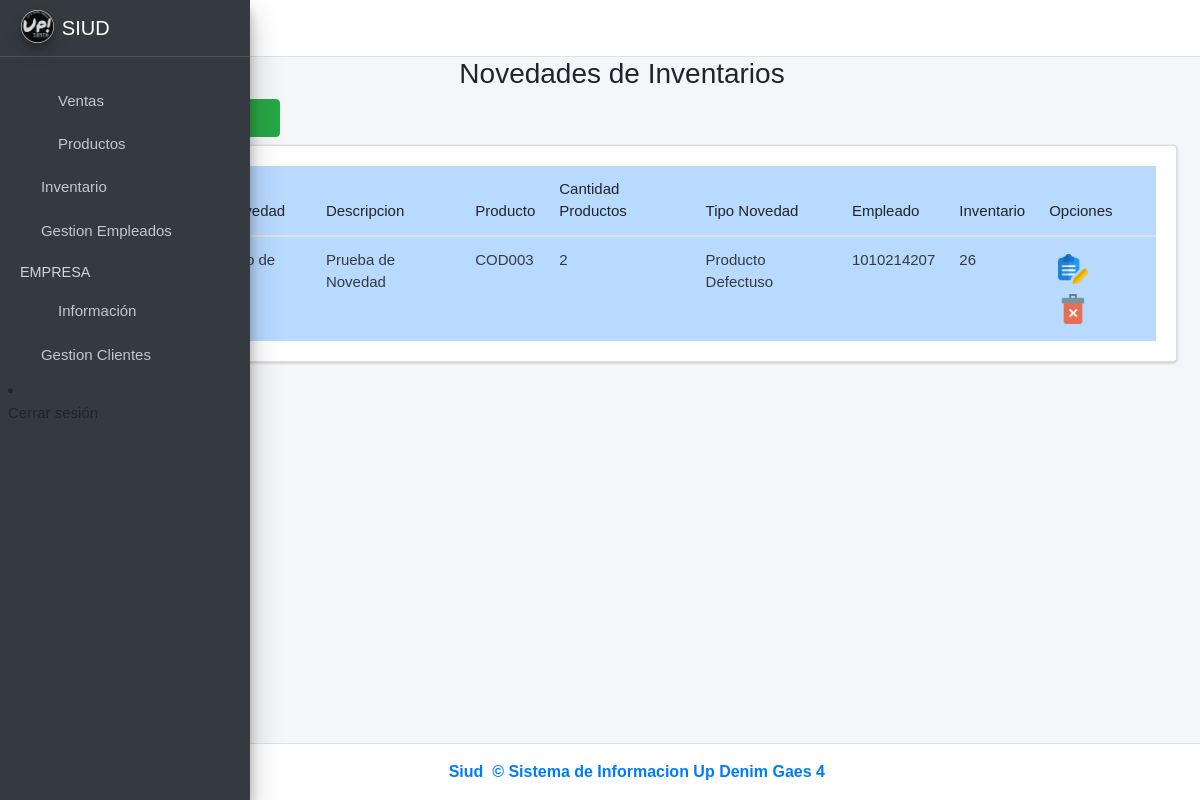
The page /novedades_Productos/ on the database its author committed.
### ventas/models.py (models this page shows, shortened)
class Novedadproducto(models.Model):
    idnovedad_producto = models.AutoField(primary_key=True)
    fecha_novedad = models.DateField(null=False, blank=False, default=timezone.now)
    descripcion = models.CharField(max_length=100, null=False)
    cantidad_productos = models.PositiveIntegerField()
    tiponovedad_producto = models.ForeignKey(Tiponovedadproducto, on_delete=models.CASCADE)
    cod_producto = models.ForeignKey(Producto, on_delete=models.CASCADE)
    cod_empleado = models.ForeignKey(Empleado, on_delete=models.CASCADE)
    idinventario = models.ForeignKey(Inventario, on_delete=models.CASCADE)
    created = models.DateTimeField(auto_now_add=True)
    updated = models.DateTimeField(auto_now=True)
    class Meta:
        verbose_name = 'novedadproducto'
        verbose_name_plural = 'novedadesproducto'

class Producto(models.Model):
    cod_producto = models.CharField(primary_key=True, unique=True, blank=False, null=False, max_length=15)
    nombre_producto = models.CharField(max_length=45, null=False)
    precio_venta = models.DecimalField(max_digits=10, decimal_places=2, null=False, blank=False)
    descripcion_producto = models.CharField(max_length=45)
    cantidad_productos = models.PositiveIntegerField(null=False)
    imagen = models.ImageField(upload_to='productos', null=True, blank=True)
    idcategoria_producto = models.ForeignKey(CategoriaProducto, on_delete=models.CASCADE)
    idtalla = models.ForeignKey(Talla, on_delete=models.CASCADE)
    created = models.DateTimeField(auto_now_add=True)
    updated = models.DateTimeField(auto_now=True)
    class Meta:
        verbose_name = 'producto'
        verbose_name_plural = 'productos'
    def __str__(self):
        return f"{self.cod_producto}"

class Tiponovedadproducto(models.Model):
    idtiponovedad_prodcuto = models.AutoField(primary_key=True)
    novedad_producto = models.CharField(max_length=45, unique=True)
    class Meta:
        verbose_name = 'Tiponovedadproducto'
        verbose_name_plural = 'Tiposnovedadproducto'
    def __str__(self):
        return f"{self.novedad_producto}"

class Empleado(models.Model):
    cod_empleado = models.IntegerField(primary_key=True, unique=True, blank=False, null=False)
    fecha_ingreso = models.DateField(null=False, blank=False)
    salario = models.FloatField(null=False, blank=False)
    fecha_nacimiento = models.DateField(null=False, blank=False)
    rh = models.CharField(null=False, blank=False, max_length=5)
    iddocumento = models.ForeignKey(Persona, on_delete=models.CASCADE)
    idarl = models.ForeignKey(Arl, on_delete=models.CASCADE)
    ideps = models.ForeignKey(Eps, on_delete=models.CASCADE)
    idfondo_pension = models.ForeignKey(FondoPension, on_delete=models.CASCADE)
    idcargo_empleado = models.ForeignKey(CargoEmpleado, on_delete=models.CASCADE)
    idusuario = models.ForeignKey(Usuarioid, on_delete=models.CASCADE)
    idrolusuario = models.ForeignKey(RolUsuario, on_delete=models.CASCADE)
    created = models.DateTimeField(auto_now_add=True)
    updated = models.DateTimeField(auto_now=True)
    class Meta:
        verbose_name = 'empleado'
        verbose_name_plural = 'empleados'
    def __str__(self):
        return f"{self.cod_empleado}"

class Inventario(models.Model):
    idinventario = models.AutoField(primary_key=True)
    fecha_inventario = models.DateField(null=False, blank=False, default=timezone.now)
    cantidad_productos = models.IntegerField(null=False, blank=False)
    cod_producto = models.ForeignKey(Producto, on_delete=models.CASCADE)
    idtipo_movimiento = models.ForeignKey(Tipomovimiento, on_delete=models.CASCADE)
    cod_empleado = models.ForeignKey(Empleado, on_delete=models.CASCADE)
    idtalla = models.ForeignKey(Talla, on_delete=models.CASCADE)
    idubicacion_inventario = models.ForeignKey(Ubicacioninventario, on_delete=models.CASCADE)
    created = models.DateTimeField(auto_now_add=True)
    updated = models.DateTimeField(auto_now=True)
    class Meta:
        verbose_name = 'inventario'
        verbose_name_plural = 'inventarios'
    def __str__(self):
        return f"{self.idinventario}"

### ventas/views.py (the view)
# urls.py: path('novedades_Productos/', views.novedad_Producto_vista, name='novedadesProductos'),
def novedad_Producto_vista(request):
    novedadproducto = Novedadproducto.objects.all()
    tiponovedad = Tiponovedadproducto.objects.all()
    inventario = Inventario.objects.all()
    estadopqrs = EstadoPQR.objects.all()
    empleado = Empleado.objects.all()
    cliente = Cliente.objects.all()
    form_personal = AgregarNovedadProductoForm()
    context ={
        'novedadproducto' : novedadproducto,
        'tiponovedad' : tiponovedad,
         'empleado' : empleado,
         'estadopqrs': estadopqrs,
         'cliente' : cliente,
         'inventario' : inventario,
        'form_personal' : form_personal,
    }
    return render(request, 'novedadesproductos.html', context)

### ventas/templates/novedadesproductos.html (shortened to what this page needs)
{% extends "base.html" %}
{% load static %}
{% load widget_tweaks %}
{% block content %}
<link rel="stylesheet" href="{% static 'index/css/b4.css' %}">
<div class="row">
    <div class="col-md-12">
        <h3 class="text-center">Novedades de Inventarios   <i class="fas fa-users"></i></h3> <! -- Es para cambiar el icono xd -- >
        <div class="col-md-3 pb-2">
            <a href="#AgregarPersonalModal"
                data-toggle="modal" data-dismiss="modal">
                <button type="button" class="btn btn-success">
                    <i class="fas fa-plus-circle"></i>
                </button>
            </a>
        </div>
        <div class="card card-body" style="overflow:scroll">
            <table class="table table-hover table-primary" id="myTable">
                <thead>
                    <tr>
                        <th># ID</th>
                        <th>Fecha Novedad</th>
                        <th>Descripcion</th>
                        <th>Producto</th>
                        <th>Cantidad Productos</th>
                        <th>Tipo Novedad</th>
                        <th>Empleado</th>
                        <th>Inventario</th>
                        <th>Opciones</th>
                    </tr>
                </thead>
                <tbody class="text-dark">
                    {% for i in novedadproducto %}
                    <tr>
                        <td>{{forloop.counter}}</td>
                        <td>{{i.fecha_novedad}}</td>
                        <td>{{i.descripcion}}</td>
                        <td>{{i.cod_producto}}</td>
                        <td>{{i.cantidad_productos}}</td>
                        <td>{{i.tiponovedad_producto}}</td>
                        <td>{{i.cod_empleado}}</td>
                        <td>{{i.idinventario}}</td>
                        <td>
                            <button onclick="editarEmpleado('{{i.iddocumento.documentoidentidad}}', '{{i.iddocumento.primer_nombre}}',
                             '{{i.iddocumento.segundo_nombre}}', '{{i.iddocumento.primer_apellido}}', '{{i.iddocumento.segundo_apellido}}', '{{i.genero}}','{{i.iddocumento.iddireccion.idciudad.id}}', '{{i.iddocumento.iddireccion.barrio}}',
                              '{{i.iddocumento.iddireccion.direccion}}', '{{i.iddocumento.idcontacto.telefono}}','{{i.iddocumento.idcontacto.correo}}','{{i.idtipo_comercio.id}}', '{{i.idtipo_cliente.id}}', '{{i.cod_cliente}}', '{{i.cupo_credito}}')"
                               class="btn btn-dark-outline btn-sm" data-toggle="modal"
                                href="#EditarPersonalModal"><img src="{% static 'index/img/editar.png' %}" alt="Error"
                                    width="30"></button>
                                    <button onclick="eliminarPersonal('{{i.idnovedad_producto}}')" class="btn btn-dark-outline btn-sm"
                                    data-toggle="modal" href="#EliminarPersonalModal"><img
                                        src="{% static 'index/img/delete.png' %}" alt="Error" width="30"></button>
                            </td>
                    </tr>
                    {% endfor %}
                </tbody>
            </table>
        </div>
    </div>
</div>
{% endblock %}

### ventas/static/index/css/main.css (style rules this page uses)
table, th, td { font-weight: 100; font-size:15px; }
body { font-family: Arial, Helvetica, sans-serif !important; }

### rows shown on the page
Novedadproducto: fecha_novedad "5 de Marzo de 2024", descripcion "Prueba de Novedad", cod_producto "COD003", cantidad_productos "2", tiponovedad_producto "Producto Defectuso", cod_empleado "1010214207", idinventario "26"
